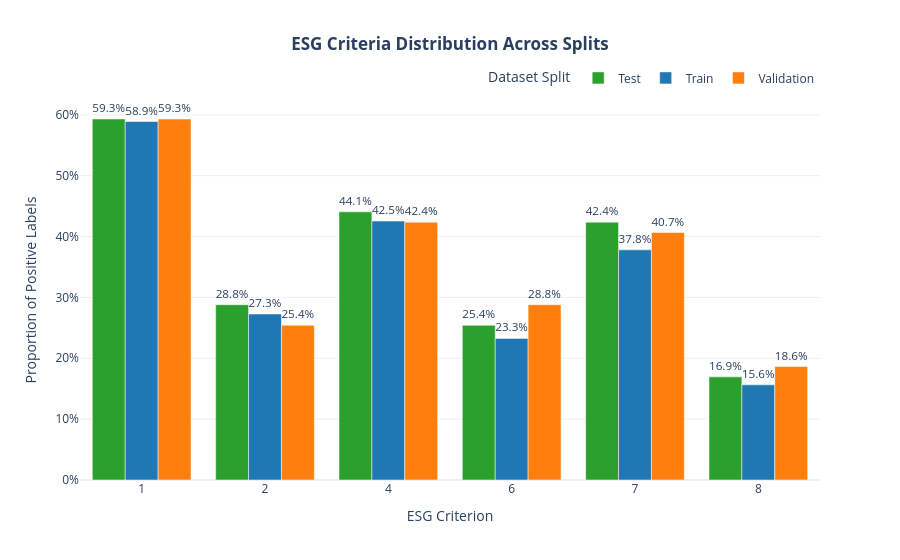

Source (notebook cell):
### Markdown cell above
#### **2.2 Label Distribution**

Next, we must verify that the prevalence of each ESG criterion is consistent across the splits. This is the most critical test, as it ensures that the model is trained and evaluated on similar data patterns.

### Code cell
# --- Aggregate labels to the document level ---
# A document has a positive label if any of its chunks have a positive label.
# This is equivalent to taking the max(), as labels are 0 or 1.
doc_level_labels_df = full_dataset.to_pandas()

# Process labels column: convert to numpy arrays and handle aggregation
def aggregate_labels(group):
    # Stack all label arrays and take element-wise maximum
    label_arrays = np.stack(group['labels'].values)
    return np.maximum.reduce(label_arrays)

# Group by doc_id and aggregate labels
doc_level_labels = doc_level_labels_df.groupby('doc_id').apply(aggregate_labels).reset_index()
doc_level_labels.columns = ['doc_id', 'labels']

# Convert the labels back to a DataFrame with proper column names
labels_expanded = pd.DataFrame(doc_level_labels['labels'].tolist(), columns=CRITERIA_NAMES)
doc_level_labels_df = pd.concat([doc_level_labels[['doc_id']], labels_expanded], axis=1)
doc_level_labels_df.set_index('doc_id', inplace=True)

doc_level_labels_df['split'] = doc_level_labels_df.index.to_series().apply(get_split)

# --- Calculate the proportion of positive labels for each criterion in each split ---
proportions = doc_level_labels_df.groupby('split')[CRITERIA_NAMES].mean().reset_index()
proportions_melted = proportions.melt(
    id_vars='split', 
    var_name='criterion', 
    value_name='proportion'
)

fig = px.bar(
    proportions_melted,
    x="criterion",
    y="proportion",
    color="split",
    barmode="group",
    labels={
        "criterion": "ESG Criterion",
        "proportion": "Proportion of Positive Labels",
        "split": "Dataset Split"
    },
    title="<b>ESG Criteria Distribution Across Splits</b>",
    text_auto=".1%",
    color_discrete_map={
        'Train': '#1f77b4',
        'Validation': '#ff7f0e',
        'Test': '#2ca02c'
    }
)

fig.update_layout(
    title_x=0.5,
    yaxis_tickformat=".0%",
    font=dict(size=12),
    legend=dict(
        orientation="h",
        yanchor="bottom",
        y=1.02,
        xanchor="right",
        x=1
    )
)

fig.update_traces(
    textangle=0, 
    textposition="outside", 
    cliponaxis=False
)

fig.show()

### Figure 1 — Plotly figure (JSON) as saved in the notebook; plotly's stock layout.template omitted (floating-point values rounded to 4 significant figures)
{"data": [{"alignmentgroup": "True", "cliponaxis": false, "hovertemplate": "Dataset Split=Test<br>ESG Criterion=%{x}<br>Proportion of Positive Labels=%{y}<extra></extra>", "legendgroup": "Test", "marker": {"color": "#2ca02c", "pattern": {"shape": ""}}, "name": "Test", "offsetgroup": "Test", "orientation": "v", "showlegend": true, "textangle": 0, "textposition": "outside", "texttemplate": "%{y:.1%}", "type": "bar", "x": ["1", "2", "4", "6", "7", "8"], "xaxis": "x", "y": [0.5932, 0.2881, 0.4407, 0.2542, 0.4237, 0.1695], "yaxis": "y"}, {"alignmentgroup": "True", "cliponaxis": false, "hovertemplate": "Dataset Split=Train<br>ESG Criterion=%{x}<br>Proportion of Positive Labels=%{y}<extra></extra>", "legendgroup": "Train", "marker": {"color": "#1f77b4", "pattern": {"shape": ""}}, "name": "Train", "offsetgroup": "Train", "orientation": "v", "showlegend": true, "textangle": 0, "textposition": "outside", "texttemplate": "%{y:.1%}", "type": "bar", "x": ["1", "2", "4", "6", "7", "8"], "xaxis": "x", "y": [0.5891, 0.2727, 0.4255, 0.2327, 0.3782, 0.1564], "yaxis": "y"}, {"alignmentgroup": "True", "cliponaxis": false, "hovertemplate": "Dataset Split=Validation<br>ESG Criterion=%{x}<br>Proportion of Positive Labels=%{y}<extra></extra>", "legendgroup": "Validation", "marker": {"color": "#ff7f0e", "pattern": {"shape": ""}}, "name": "Validation", "offsetgroup": "Validation", "orientation": "v", "showlegend": true, "textangle": 0, "textposition": "outside", "texttemplate": "%{y:.1%}", "type": "bar", "x": ["1", "2", "4", "6", "7", "8"], "xaxis": "x", "y": [0.5932, 0.2542, 0.4237, 0.2881, 0.4068, 0.1864], "yaxis": "y"}], "layout": {"barmode": "group", "font": {"size": 12}, "legend": {"orientation": "h", "title": {"text": "Dataset Split"}, "tracegroupgap": 0, "x": 1, "xanchor": "right", "y": 1.02, "yanchor": "bottom"}, "title": {"text": "<b>ESG Criteria Distribution Across Splits</b>", "x": 0.5}, "xaxis": {"anchor": "y", "domain": [0, 1], "title": {"text": "ESG Criterion"}}, "yaxis": {"anchor": "x", "domain": [0, 1], "tickformat": ".0%", "title": {"text": "Proportion of Positive Labels"}}}}
